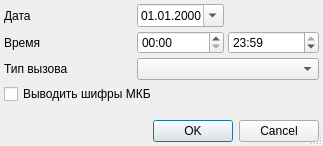
<?xml version="1.0" encoding="UTF-8"?>
<ui version="4.0">
 <class>EmergencyTalonSignalDialog</class>
 <widget class="QDialog" name="EmergencyTalonSignalDialog">
  <property name="windowModality">
   <enum>Qt::ApplicationModal</enum>
  </property>
  <property name="geometry">
   <rect>
    <x>0</x>
    <y>0</y>
    <width>323</width>
    <height>146</height>
   </rect>
  </property>
  <property name="windowTitle">
   <string>параметры отчёта</string>
  </property>
  <property name="sizeGripEnabled">
   <bool>true</bool>
  </property>
  <layout class="QGridLayout">
   <property name="margin">
    <number>4</number>
   </property>
   <property name="spacing">
    <number>4</number>
   </property>
   <item row="0" column="0">
    <widget class="QLabel" name="lblBegDate">
     <property name="text">
      <string>Дата</string>
     </property>
     <property name="buddy">
      <cstring>edtBegDate</cstring>
     </property>
    </widget>
   </item>
   <item row="0" column="1">
    <widget class="CDateEdit" name="edtBegDate">
     <property name="displayFormat">
      <string>dd.MM.yyyy</string>
     </property>
     <property name="calendarPopup">
      <bool>true</bool>
     </property>
    </widget>
   </item>
   <item row="0" column="2">
    <spacer>
     <property name="orientation">
      <enum>Qt::Horizontal</enum>
     </property>
     <property name="sizeHint" stdset="0">
      <size>
       <width>91</width>
       <height>20</height>
      </size>
     </property>
    </spacer>
   </item>
   <item row="1" column="0">
    <widget class="QLabel" name="lblEndDate">
     <property name="text">
      <string>Время</string>
     </property>
    </widget>
   </item>
   <item row="6" column="0">
    <spacer>
     <property name="orientation">
      <enum>Qt::Vertical</enum>
     </property>
     <property name="sizeHint" stdset="0">
      <size>
       <width>129</width>
       <height>20</height>
      </size>
     </property>
    </spacer>
   </item>
   <item row="7" column="0" colspan="3">
    <widget class="QDialogButtonBox" name="buttonBox">
     <property name="orientation">
      <enum>Qt::Horizontal</enum>
     </property>
     <property name="standardButtons">
      <set>QDialogButtonBox::Cancel|QDialogButtonBox::Ok</set>
     </property>
    </widget>
   </item>
   <item row="2" column="0">
    <widget class="QLabel" name="lblTypeOrder">
     <property name="text">
      <string>Тип вызова</string>
     </property>
    </widget>
   </item>
   <item row="2" column="1" colspan="2">
    <widget class="QComboBox" name="cmbTypeOrder">
     <item>
      <property name="text">
       <string/>
      </property>
     </item>
     <item>
      <property name="text">
       <string>Первичный</string>
      </property>
     </item>
     <item>
      <property name="text">
       <string>Повторный</string>
      </property>
     </item>
     <item>
      <property name="text">
       <string>Активное посещение</string>
      </property>
     </item>
     <item>
      <property name="text">
       <string>Перевозка</string>
      </property>
     </item>
     <item>
      <property name="text">
       <string>Амбулаторно</string>
      </property>
     </item>
    </widget>
   </item>
   <item row="1" column="1">
    <widget class="QTimeEdit" name="edtBegTime">
     <property name="displayFormat">
      <string>HH:mm</string>
     </property>
    </widget>
   </item>
   <item row="1" column="2">
    <widget class="QTimeEdit" name="edtEndTime">
     <property name="displayFormat">
      <string>HH:mm</string>
     </property>
     <property name="time">
      <time>
       <hour>23</hour>
       <minute>59</minute>
       <second>0</second>
      </time>
     </property>
    </widget>
   </item>
   <item row="5" column="0" colspan="3">
    <widget class="QCheckBox" name="chkWriteMKB">
     <property name="text">
      <string>Выводить шифры МКБ</string>
     </property>
     <property name="checkable">
      <bool>true</bool>
     </property>
    </widget>
   </item>
  </layout>
 </widget>
 <customwidgets>
  <customwidget>
   <class>CDateEdit</class>
   <extends>QDateEdit</extends>
   <header>library/DateEdit</header>
  </customwidget>
 </customwidgets>
 <tabstops>
  <tabstop>edtBegDate</tabstop>
  <tabstop>edtBegTime</tabstop>
  <tabstop>edtEndTime</tabstop>
  <tabstop>cmbTypeOrder</tabstop>
  <tabstop>chkWriteMKB</tabstop>
  <tabstop>buttonBox</tabstop>
 </tabstops>
 <resources/>
 <connections>
  <connection>
   <sender>buttonBox</sender>
   <signal>accepted()</signal>
   <receiver>EmergencyTalonSignalDialog</receiver>
   <slot>accept()</slot>
   <hints>
    <hint type="sourcelabel">
     <x>112</x>
     <y>177</y>
    </hint>
    <hint type="destinationlabel">
     <x>102</x>
     <y>90</y>
    </hint>
   </hints>
  </connection>
  <connection>
   <sender>buttonBox</sender>
   <signal>rejected()</signal>
   <receiver>EmergencyTalonSignalDialog</receiver>
   <slot>reject()</slot>
   <hints>
    <hint type="sourcelabel">
     <x>225</x>
     <y>177</y>
    </hint>
    <hint type="destinationlabel">
     <x>236</x>
     <y>76</y>
    </hint>
   </hints>
  </connection>
 </connections>
</ui>
